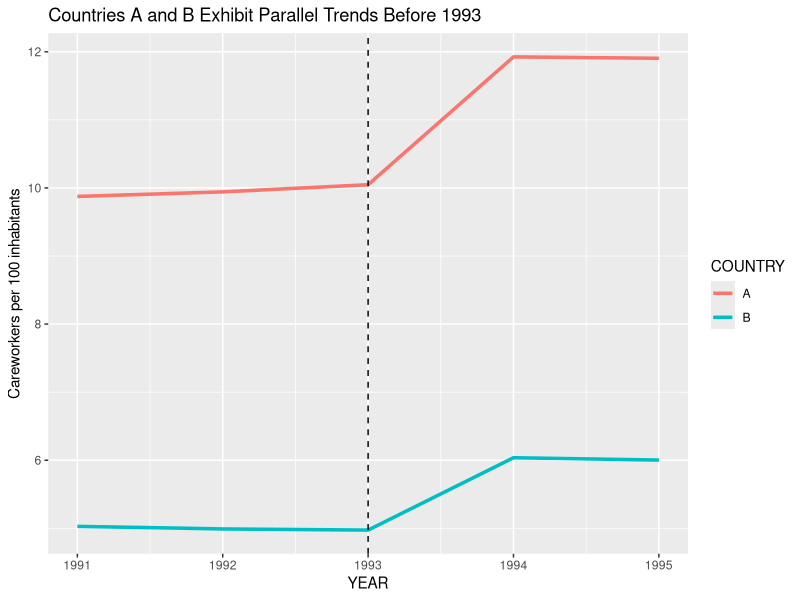

R code for this plot:
## ---- chunk 1

# Load required packages
library(skimr)
library(ggplot2)
library(sandwich)
library(lmtest)

## ---- chunk 2
# Load the data set
df <- read.csv("careworkers_did.csv", sep=";")

## ---- chunk 3
# Summarize the data
skim(df)

# Replace invalid values with NA
df$CAREWORKERS[df$CAREWORKERS == -9999999] <- NA
df$YIAR[df$YIAR == -1] <- NA

# Shorten country names
df$COUNTRY <- gsub("Country ", "", df$COUNTRY)

# Rename column
names(df)[names(df) == "YIAR"] <- "YEAR"

# Summarize cleaned data
skim(df)
## ---- chunk 4

# Create POST dummy
df$POST <- ifelse(df$YEAR > 1992, 1, 0)

# Create TREATED dummy
df$TREATED <- ifelse(df$COUNTRY == "A", 1, 0)

## ---- chunk 5

avg_df <- aggregate(CAREWORKERS ~ YEAR + COUNTRY,
                    data = df,
                    mean)

ggplot(avg_df,
       aes(x = YEAR,
           y = CAREWORKERS,
           color = COUNTRY)) +
  geom_line(size = 1.2) +
  geom_vline(xintercept = 1993,
             linetype = "dashed") +
  labs(title = "Countries A and B Exhibit Parallel Trends Before 1993",
       y = "Careworkers per 100 inhabitants")


## ---- chunk 6

# Placebo reform test using only pre-treatment data

pre_df <- subset(df, YEAR < 1993)

# Artificial placebo reform in 1992
pre_df$PLACEBO_POST <- ifelse(pre_df$YEAR >= 1992, 1, 0)

placebo_model <- lm(
  CAREWORKERS ~ TREATED * PLACEBO_POST,
  data = pre_df
)

summary(placebo_model)

## ---- chunk 7
#Estimation
did_model <- lm(CAREWORKERS ~ POST + TREATED + POST * TREATED, data = df)

# Clustered standard errors on town level
coeftest(did_model, vcov = vcovCL(did_model, cluster = ~ID))

## ---- chunk 8
library(knitr)

# Create the data frame
coef_table <- data.frame(
  Coefficient = c(
    "$\\hat{\\beta}_0$", 
    "$\\hat{\\beta}_1$ (POST)", 
    "$\\hat{\\beta}_2$ (TREATED)"
  ),
  Interpretation = c(
    "The average number of careworkers per 100 inhabitants in Country B before the reform.",
    "The average change in careworkers after 1992 for Country B (the control group), capturing the common time trend.",
    "The average difference in careworkers between Country A and Country B before the reform, capturing pre-existing baseline differences."
  )
)

# Render the table
kable(coef_table, escape = FALSE)
